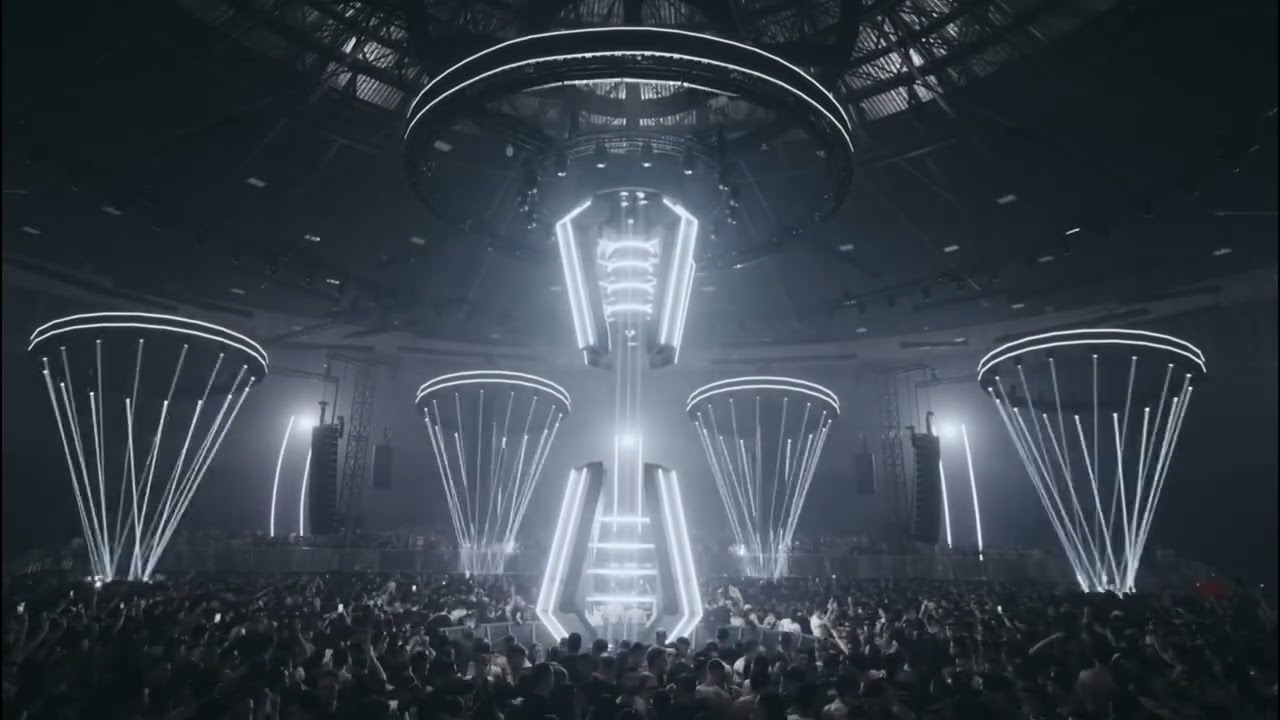
#> input picture outworld2.jpg, 1280 x 720 px; its folder holds only this picture in this run
$ python -i app.py   (imports and definitions only)
#> lines starting #> are read from the running program, lines starting #| are printed output that depends on the picture
"""
Interactive Principle Simulator
ARI 2129 - Topic 7: Histogram Equalisation and CLAHE

A Streamlit app that lets users explore how Histogram Equalisation (HE) and
Contrast Limited Adaptive Histogram Equalisation (CLAHE) transform image
intensities. The app covers:

  1. Interactive Demo  - load any image, compare Original / Global HE / CLAHE,
                         inspect histograms and the cumulative distribution
                         function (CDF), and adjust CLAHE parameters live.
  2. Worked Example    - a small toy image walked through the CDF derivation
                         step by step, exactly as it would be computed by hand.
  3. Failure Cases     - demonstrations of when HE and CLAHE go wrong
                         (noise amplification, halos, saturation).
  4. Theory            - the underlying mathematics in compact form.

Run with:    streamlit run app.py
"""

from __future__ import annotations

import io
from typing import Tuple

import cv2
import matplotlib.pyplot as plt
import numpy as np
import streamlit as st
from PIL import Image


# ---------------------------------------------------------------------------
# Page configuration
# ---------------------------------------------------------------------------
# [5 lines not run here, left out]


# ---------------------------------------------------------------------------
# Synthetic test images
# ---------------------------------------------------------------------------
# These are generated procedurally so the app has no external image dependency.
# Each one is designed to highlight a different aspect of histogram-based
# contrast enhancement.

# [59 lines left out: functions make_low_contrast, make_dark_scene, make_bright_scene, make_bimodal, make_noisy_flat, not called in this run]


SYNTHETIC_IMAGES = {
    "Low contrast gradient": make_low_contrast,
    "Dark scene": make_dark_scene,
    "Washed-out / bright": make_bright_scene,
    "Bimodal (two regions)": make_bimodal,
    "Almost-flat noisy patch": make_noisy_flat,
}


# ---------------------------------------------------------------------------
# Core image processing
# ---------------------------------------------------------------------------

def histogram_equalisation(image: np.ndarray) -> np.ndarray:
    """Apply standard (global) histogram equalisation.

    For colour input we work in the LAB colour space and equalise only the
    L (lightness) channel, which preserves the colour but rebalances the
    luminance distribution.
    """
    if image.ndim == 2:
        return cv2.equalizeHist(image)
    lab = cv2.cvtColor(image, cv2.COLOR_RGB2LAB)
#> lab: shape (720, 1280, 3); mean of channels 0, 1, 2 66.4, 126.6, 121.4
    lab[:, :, 0] = cv2.equalizeHist(lab[:, :, 0])
#> lab: shape (720, 1280, 3); mean of channels 0, 1, 2 129.1, 126.6, 121.4
    return cv2.cvtColor(lab, cv2.COLOR_LAB2RGB)
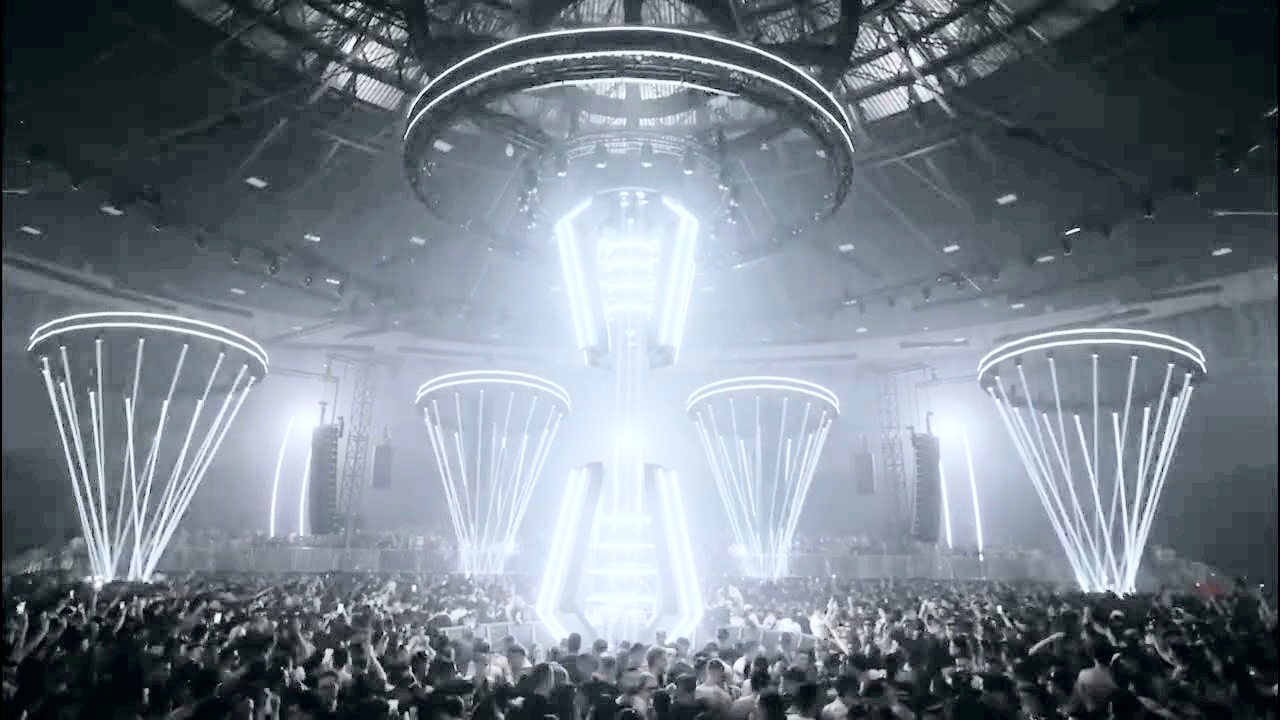
#> returned value: shape (720, 1280, 3); mean R, G, B 115.7, 125.5, 135.2


# [53 lines left out: functions clahe, luminance, plot_histogram, plot_cdf_overlay, not called in this run]


# ---------------------------------------------------------------------------
# Sidebar - global controls
# ---------------------------------------------------------------------------

# [5 lines not run here, left out]

# [5 lines that did not run here, left out]

# [20 lines not run here, left out]
# [9 lines that did not run here, left out]
# [9 lines that did not run here, left out]


# ---------------------------------------------------------------------------
# Main page
# ---------------------------------------------------------------------------

# [6 lines not run here, left out]

# [3 lines that did not run here, left out]


# ---------------------------------------------------------------------------
# Tab 1 - Interactive demo
# ---------------------------------------------------------------------------
# [265 lines not run here, left out]

>>> import cv2
>>> picture = cv2.cvtColor(cv2.imread('../outworld2.jpg'), cv2.COLOR_BGR2RGB)
>>> result = histogram_equalisation(picture)
